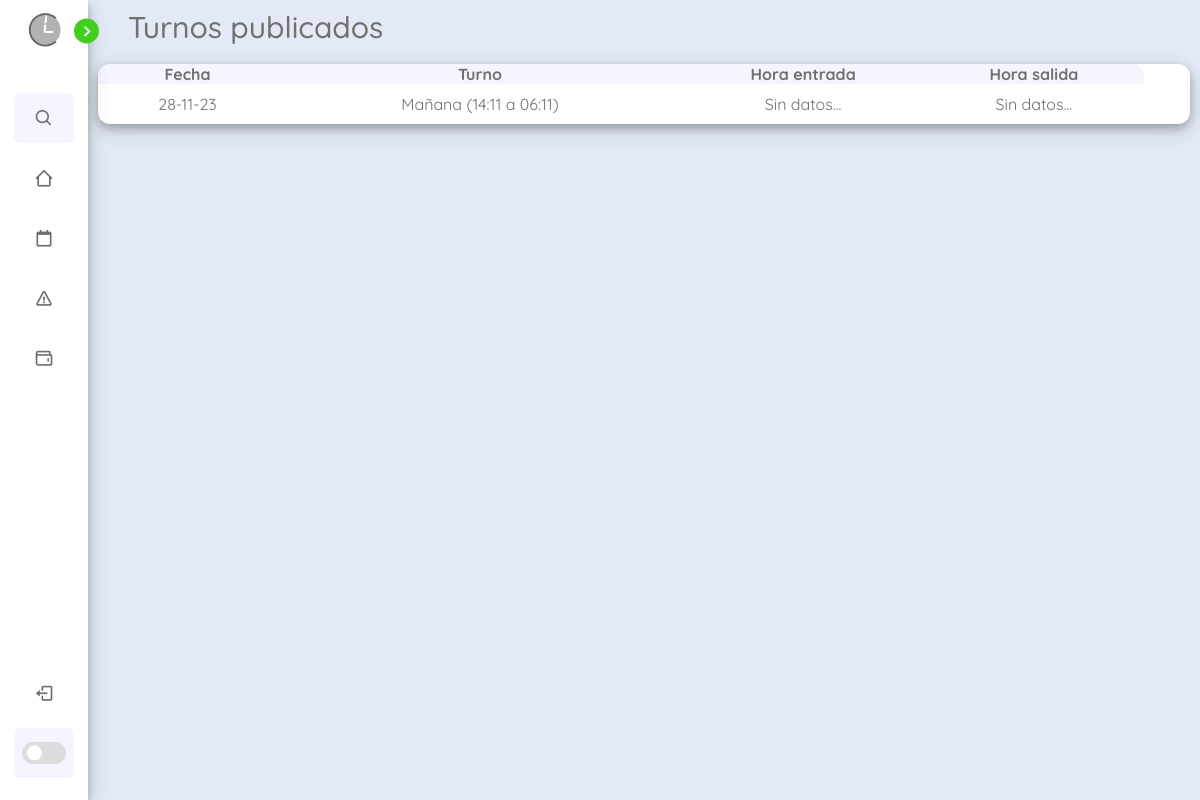
The page /sites/my-portal-horarios.php (signed in) on the database its author committed.
### tables this page shows
CREATE TABLE `turnos_publicados` (
  `id_turnoP` int(9) NOT NULL,
  `categoria` int(9) DEFAULT NULL,
  `departamento` int(9) DEFAULT NULL,
  `fecha` date DEFAULT NULL,
  `hora_fichaje_entrada` datetime DEFAULT NULL,
  `hora_fichaje_salida` datetime DEFAULT NULL,
  `dni` varchar(9) DEFAULT NULL,
  `id_turno` int(9) NOT NULL
);

CREATE TABLE `turnos` (
  `id_turno` int(9) NOT NULL,
  `nombre` varchar(40) NOT NULL,
  `hora_salida` time NOT NULL,
  `hora_entrada` time NOT NULL,
  `plus` tinyint(1) NOT NULL
);

### scripts/php/login/datosTurnos.php (called while the page is built, shortened)
<?php
function todosTurnos($conexion, $userwebdni)
{
    $proximosturnos = array();
    $query = "SELECT tp.fecha, t.nombre, tp.hora_fichaje_entrada, tp.hora_fichaje_salida, t.hora_salida, t.hora_entrada FROM turnos_publicados tp LEFT JOIN turnos t ON tp.id_turno = t.id_turno WHERE tp.dni = '$userwebdni'";
    $query_ejecutar = $conexion->query($query);
    if ($query_ejecutar->num_rows > 0) {
        while ($row = $query_ejecutar->fetch_assoc()) {
            $fecha = $row["fecha"];
            $nombre = $row["nombre"];
            $hfe = $row["hora_fichaje_entrada"];
            $hfs = $row["hora_fichaje_salida"];
            $he = $row["hora_entrada"];
            $hs = $row["hora_salida"];
            $proximosturnos[] = array(
                'fecha' => $fecha,
                'nombre' => $nombre,
                'hfe' => $hfe,
                'hfs' => $hfs,
                'he' => $he,
                'hs' => $hs
            );
        }
    }
    return $proximosturnos;
}
?>

### sites/my-portal-horarios.php (the view, shortened to what this page needs)
<?php
include('../scripts/php/seguridad/conexion.php');
include('../scripts/php/login/datosTurnos.php');
$userLogin = $_SESSION['userwebdni'];
$datosHorarios = todosTurnos($conexion, $userLogin);
?>
<!DOCTYPE html>
<html lang="es">
<head>
    <link href="../css/dashboard.css" rel="stylesheet" />
    <link href="https://unpkg.com/boxicons@2.1.4/css/boxicons.min.css" rel="stylesheet" />
</head>
<body>
    <nav class="sidebar close">
        <header>
            <div class="image-text">
                <span class="image">
                    <img src="../img/cuandoLibro-logo.png" alt="logoClaro" />
                </span>
            </div>
            <i class="bx bx-chevron-right toggle"></i>
        </header>
        <div class="menu-bar">
            <div class="menu">
                <li class="search-box">
                    <i class="bx bx-search icon"></i>
                </li>
                <ul class="menu-links">
                    <li class="nav-links">
                        <a href="my-portal.php">
                            <i class="bx bx-home-alt-2 icon"></i>
                        </a>
                    </li>
                    <li class="nav-links">
                        <a href="#horarios">
                            <i class="bx bx-calendar-alt icon"></i>
                        </a>
                    </li>
                    <li class="nav-links">
                        <a href="#avisos">
                            <i class="bx bx-error icon"></i>
                        </a>
                    </li>
                    <li class="nav-links">
                        <a href="#avisos">
                            <i class='bx bx-wallet icon'></i>
                        </a>
                    </li>
                </ul>
            </div>
            <div class="bottom-content">
                <li class="">
                    <a href="../scripts/php/seguridad/cerrarSesion.php">
                        <i class="bx bx-log-out icon"></i>
                    </a>
                </li>
                <li class="mode">
                    <div class="toogle-switch">
                        <span class="switch"></span>
                    </div>
                </li>
            </div>
        </div>
    </nav>
    <section class="homeTitle" id="trabajadores">
        <div class="text">Turnos publicados</div>
        <div class="contenedor-tabla">
            <?php
            if (isset($datosHorarios) && !empty($datosHorarios)) {
                ?>
                <table class='tabla-datos'>
                    <tr>
                        <th>Fecha</th>
                        <th>Turno</th>
                        <th>Hora entrada</th>
                        <th>Hora salida</th>
                    </tr>
                    <?php
                    foreach ($datosHorarios as $turno) {
                        ?>
                        <tr class='datos'>
                            <td>
                                <?php echo date("d-m-y", strtotime($turno['fecha'])) ?>
                            </td>
                            <td
                                title="Hora entrada: <?php echo date("H:m", strtotime($turno['he'])) . '| Hora salida: ' . date("H:m", strtotime($turno['hs'])); ?>">
                                <?php echo $turno['nombre'] . " (" . date("H:m", strtotime($turno['he'])) . " a ". date("H:m", strtotime($turno['hs'])) .")" ?>
                            </td>
                            <td>
                                <?php echo isset($turno['hfe']) ? date("d-m-y H:m:s", strtotime($turno['hfe'])) : "Sin datos..." ?>
                            </td>
                            <td>
                                <?php echo isset($turno['hfs']) ? date("d-m-y H:m:s", strtotime($turno['hfs'])) : "Sin datos..." ?>
                            </td>
                            <td></td>
                        </tr>
                        <?php
                    } ?>
                </table>
                <?php
            } else {
                echo "<h2>No hay turnos aún...</h2>";
            }
            ?>
        </div>
    </section>
</body>
</html>

### css/dashboard.css (style rules this page uses)
:root { --body-color: #E4E9F7; --sidebar-color: #FFF; --primary-color: #41cf1d; --primary-color-light: #F6F5FF; --toggle-color: #DDD; --text-color: #707070; --box-shadow: 0 4px 8px 0 rgba(0, 0, 0, 0.2), 0 6px 20px 0 rgba(0, 0, 0, 0.19); --tran-02: all 0.2s ease; --tran-03: all 0.3s ease; --tran-04: all 0.4s ease; --tran-05: all 0.5s ease; }
* { margin: 0; padding: 0; box-sizing: border-box; font-family: 'QuickSand', sans-serif; }
body { height: 100vh; background: var(--body-color); transition: var(--tran-02); overflow: auto; }
.sidebar .image { min-width: 60px; display: flex; align-items: center; justify-content: center; }
.sidebar header { position: relative; }
.sidebar li { height: 50px; margin-top: 10px; list-style: none; display: flex; align-items: center; }
.sidebar li .icon { display: flex; align-items: center; justify-content: center; min-width: 60px; font-size: 20px; }
.sidebar li .icon, .sidebar li .text { color: var(--text-color); transition: var(--tran-04); }
.sidebar { position: fixed; top: 0; left: 0; height: 100%; width: 250px; padding: 10px 14px; background: var(--sidebar-color); transition: var(--tran-05); z-index: 100; box-shadow: var(--box-shadow); }
.sidebar.close { width: 88px; }
.sidebar .image-text img { width: 40px; border-radius: 6px; }
.sidebar header .image-text { display: flex; align-items: center; }
.sidebar header .toggle { position: absolute; top: 55%; right: -25px; transform: translateY(-50%); height: 25px; width: 25px; background: var(--primary-color); display: flex; align-items: center; justify-content: center; border-radius: 50%; color: var(--sidebar-color); font-size: 22px; transition: var(--tran-03); cursor: pointer; }
.sidebar .menu { margin-top: 35px; }
.sidebar .search-box { border-radius: 6px; background: var(--primary-color-light); transition: var(--tran-05); }
.sidebar li a { height: 100%; width: 100%; display: flex; align-items: center; text-decoration: none; border-radius: 6px; transition: var(--tran-04); }
.sidebar .menu-bar { height: calc(100% - 50px); display: flex; flex-direction: column; justify-content: space-between; }
.menu-bar .mode { position: relative; border-radius: 6px; background: var(--primary-color-light); }
.menu-bar .mode .toogle-switch { position: absolute; right: 0px; align-items: center; justify-content: center; display: flex; height: 100%; min-width: 60px; cursor: pointer; background: var(--primary-color-light); border-radius: 6px; }
.toogle-switch .switch { position: relative; height: 22px; width: 44px; background: var(--toggle-color); border-radius: 25px; }
.switch::before { content: ''; position: absolute; height: 15px; width: 15px; border-radius: 50%; top: 50%; left: 5px; transform: translateY(-50%); background: var(--sidebar-color); cursor: pointer; transition: var(--tran-03); }
.homeTitle { position: relative; height: 100vh; left: 250px; width: calc(100% - 250px); background: var(--body-color); transition: var(--tran-05); }
.homeTitle .text { font-size: 30px; font-weight: 500; color: var(--text-color); padding: 8px 40px; }
.sidebar.close ~ .homeTitle { left: 88px; width: calc(100% - 88px); }
.contenedor-tabla { display: grid; grid-template-rows: 1fr; margin: 10px; color: var(--text-color); text-align: center; gap: 5px; }
.tabla-datos { border-radius: 12px; padding: 2px; background: var(--sidebar-color); border-collapse: collapse; box-shadow: var(--box-shadow); overflow-x: auto; }
.tabla-datos th { background-color: var(--primary-color-light); }
.tabla-datos tr, .tabla-datos th { overflow-x: auto; }
.tabla-datos th:first-child { border-radius: 12px 0 0 0; }
.tabla-datos th:last-child { border-radius: 0 12px 0 0; }
.tabla-datos td { cursor: pointer; text-align: center; padding: 10px; }
.tabla-datos tr:last-child td:last-child { border-radius: 0 0 12px 0; }
.tabla-datos tr:last-child td:first-child { border-radius: 0 0 0 12px; }

### rows shown on the page
turnos_publicados: fecha "28-11-23", id_turno.nombre "Mañana", id_turno.hora_entrada "14:11", id_turno.hora_salida "06:11"
